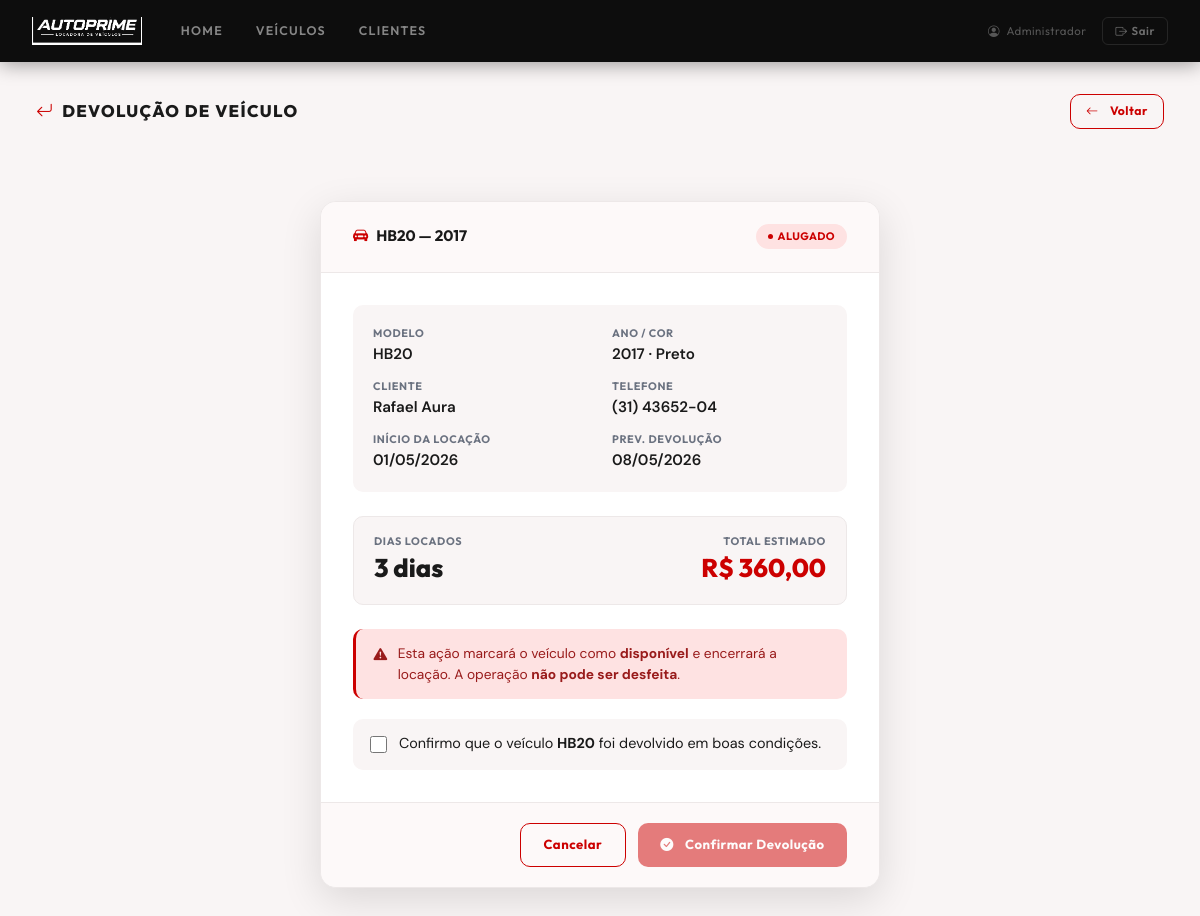
Page /desalugar.php?id=2 (signed in) on the committed database.
### tables this page shows
CREATE TABLE IF NOT EXISTS veiculos (
  id             INT AUTO_INCREMENT PRIMARY KEY,
  modelo         VARCHAR(100) NOT NULL,
  ano            YEAR         NOT NULL,
  cor            VARCHAR(60)  NOT NULL,
  cor_hex        VARCHAR(7)   DEFAULT '#cccccc',
  placa          VARCHAR(10)  DEFAULT NULL,
  diaria         DECIMAL(10,2) DEFAULT 120.00,
  status         ENUM('disponivel','alugado','manutencao') NOT NULL DEFAULT 'disponivel',
  cliente_id     INT          DEFAULT NULL,
  data_inicio    DATE         DEFAULT NULL,
  data_devolucao DATE         DEFAULT NULL,
  criado_em      TIMESTAMP DEFAULT CURRENT_TIMESTAMP,
  CONSTRAINT fk_veiculo_cliente
    FOREIGN KEY (cliente_id) REFERENCES clientes(id)
    ON DELETE SET NULL ON UPDATE CASCADE
);

CREATE TABLE IF NOT EXISTS clientes (
  id        INT AUTO_INCREMENT PRIMARY KEY,
  nome      VARCHAR(150) NOT NULL,
  telefone  VARCHAR(25)  DEFAULT NULL,
  email     VARCHAR(180) DEFAULT NULL,
  criado_em TIMESTAMP DEFAULT CURRENT_TIMESTAMP
);

### desalugar.php (the view, shortened to what this page needs)
<?php
require_once __DIR__ . '/includes/conexao.php';
require_once __DIR__ . '/includes/header.php';
$id = (int)($_GET['id'] ?? 0);
$stmt = $pdo->prepare("
    SELECT v.*, c.nome AS nome_cliente, c.telefone AS telefone_cliente
    FROM veiculos v
    LEFT JOIN clientes c ON c.id = v.cliente_id
    WHERE v.id = ? LIMIT 1
");
$stmt->execute([$id]);
$v = $stmt->fetch();
$dias = 0; $valor = 0; $atraso = false;
if ($v['data_inicio']) {
    $dias  = max(1, (int)(new DateTime($v['data_inicio']))->diff(new DateTime())->days);
    $valor = $dias * (float)($v['diaria'] ?? 0);
}
?>
<div class="ap-page" style="padding-bottom:.5rem;">
  <div class="ap-section-header">
    <h1 class="ap-section-title">
      <i class="bi bi-arrow-return-left me-2" style="color:var(--ap-red);"></i>Devolução de Veículo
    </h1>
    <a href="veiculos.php" class="ap-btn ap-btn-outline ap-btn-sm">
      <i class="bi bi-arrow-left me-1"></i>Voltar
    </a>
  </div>
</div>
<div class="ap-modal-page">
  <div class="ap-form-card">
    <div class="ap-form-card-header">
      <div class="ap-form-card-title">
        <i class="bi bi-car-front-fill" style="color:var(--ap-red);"></i>
        <?= htmlspecialchars($v['modelo']) ?> — <?= $v['ano'] ?>
      </div>
      <span class="ap-badge ap-badge-red">Alugado</span>
    </div>
    <div class="ap-form-card-body">
      <div class="ap-vehicle-info">
        <div><div class="vl">Modelo</div><div class="vv"><?= htmlspecialchars($v['modelo']) ?></div></div>
        <div><div class="vl">Ano / Cor</div><div class="vv"><?= $v['ano'] ?> · <?= htmlspecialchars($v['cor']) ?></div></div>
        <?php if ($v['nome_cliente']): ?>
        <div><div class="vl">Cliente</div><div class="vv"><?= htmlspecialchars($v['nome_cliente']) ?></div></div>
        <?php endif; ?>
        <?php if ($v['telefone_cliente']): ?>
        <div><div class="vl">Telefone</div><div class="vv"><?= htmlspecialchars($v['telefone_cliente']) ?></div></div>
        <?php endif; ?>
        <?php if ($v['data_inicio']): ?>
        <div><div class="vl">Início da locação</div><div class="vv"><?= date('d/m/Y', strtotime($v['data_inicio'])) ?></div></div>
        <?php endif; ?>
        <?php if ($v['data_devolucao']): ?>
        <div>
          <div class="vl">Prev. devolução</div>
          <div class="vv <?= $atraso ? 'text-danger fw-bold' : '' ?>">
            <?= date('d/m/Y', strtotime($v['data_devolucao'])) ?>
          </div>
        </div>
        <?php endif; ?>
      </div>
      <?php if ($dias > 0): ?>
      <div class="ap-summary-box">
        <div>
          <div class="s-lbl">Dias locados</div>
          <div class="s-val"><?= $dias ?> <?= $dias === 1 ? 'dia' : 'dias' ?></div>
        </div>
        <?php if ($valor > 0): ?>
        <div style="text-align:right;">
          <div class="s-lbl">Total estimado</div>
          <div class="s-val accent">R$ <?= number_format($valor, 2, ',', '.') ?></div>
        </div>
        <?php endif; ?>
      </div>
      <?php endif; ?>
      <div class="ap-alert ap-alert-danger">
        <i class="bi bi-exclamation-triangle-fill" style="flex-shrink:0;margin-top:1px;"></i>
        <div>Esta ação marcará o veículo como <strong>disponível</strong> e encerrará a locação. A operação <strong>não pode ser desfeita</strong>.</div>
      </div>
      <form method="POST" novalidate id="form-desalugar">
        <label class="ap-confirm-label" id="confirm-wrap">
          <input type="checkbox" name="confirmar" value="1" id="cb-confirmar"
            onchange="toggleBtn(this)" <?= isset($_POST['confirmar']) ? 'checked' : '' ?>>
          <span>
            Confirmo que o veículo <strong><?= htmlspecialchars($v['modelo']) ?></strong>
            foi devolvido em boas condições.
          </span>
        </label>
      </form>
    </div>
    <div class="ap-form-card-footer">
      <a href="veiculos.php" class="ap-btn ap-btn-outline">Cancelar</a>
      <button type="submit" form="form-desalugar" class="ap-btn ap-btn-red"
        id="btn-confirmar"
        <?= !isset($_POST['confirmar']) ? 'disabled style="opacity:.5;cursor:not-allowed;"' : '' ?>>
        <i class="bi bi-check-circle-fill me-1"></i>Confirmar Devolução
      </button>
    </div>
  </div>
</div>
<?php require_once __DIR__ . '/includes/footer.php'; ?>

### rows in the picture
veiculos: modelo "HB20", ano "2017", cor "Preto", cliente.nome "Rafael Aura", cliente.telefone "(31) 43652-04", data_inicio "01/05/2026", data_devolucao "08/05/2026", data_inicio "3", valor "360,00"

### other values in the picture
$_SESSION['usuario_nome'] "Administrador"
